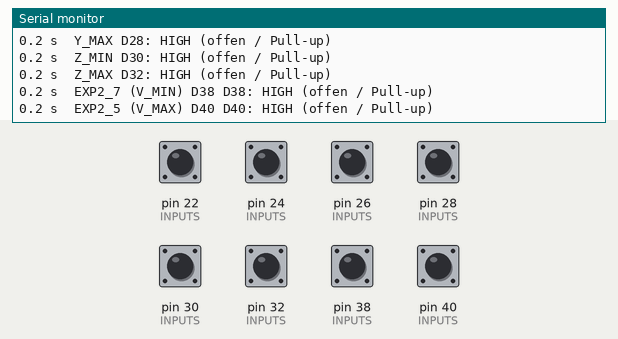
A sketch run on a simulated Arduino Mega 2560, built with avr-gcc and run on an emulated ATmega2560. On the bench: the last lines printed to the serial monitor. The inputs (shaded band) are chosen by the test bench; at power-on: pin 22 (INPUTS), pin 24 (INPUTS), pin 26 (INPUTS), pin 28 (INPUTS), pin 30 (INPUTS), pin 32 (INPUTS), pin 38 (INPUTS), pin 40 (INPUTS) HIGH.

Above: at 1.4 s.
1.5 s: pin 22 (INPUTS) pulled LOW for 0.15 s
At 1.88 s:
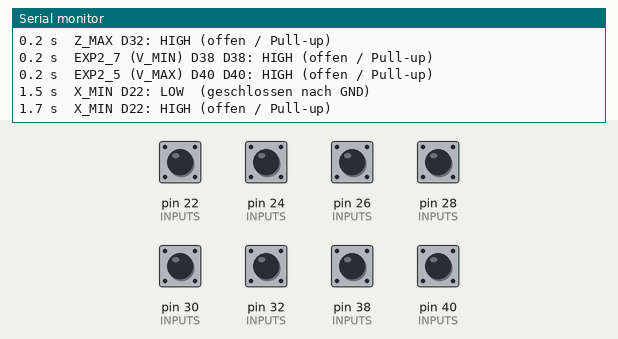
3.5 s: pin 24 (INPUTS) pulled LOW for 0.15 s
At 3.88 s:
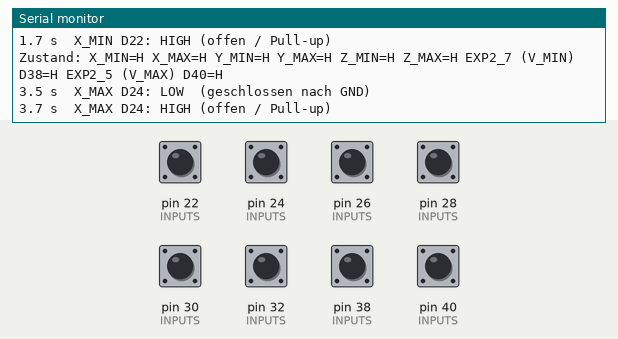
5.1 s: pin 26 (INPUTS) pulled LOW for 0.15 s
At 5.9 s:
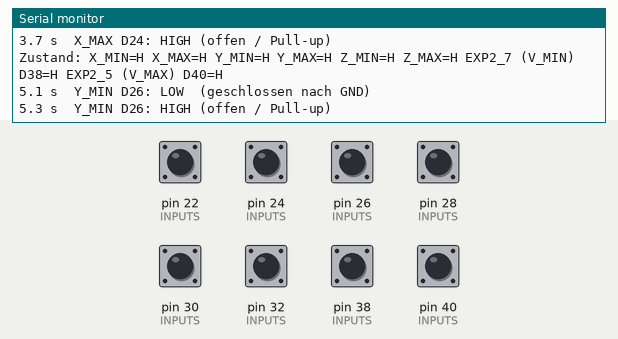
6.7 s: pin 28 (INPUTS) pulled LOW for 0.15 s
At 7.6 s:
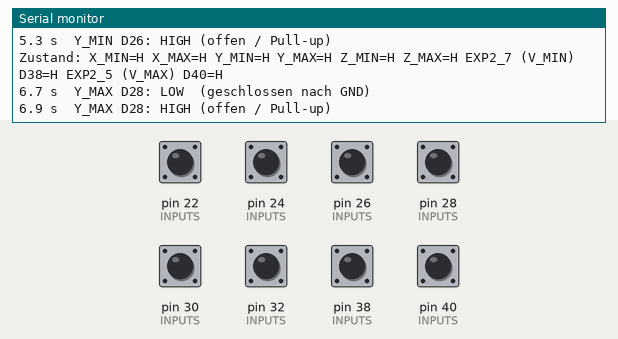
8.3 s: pin 30 (INPUTS) pulled LOW for 0.15 s
At 8.8 s:
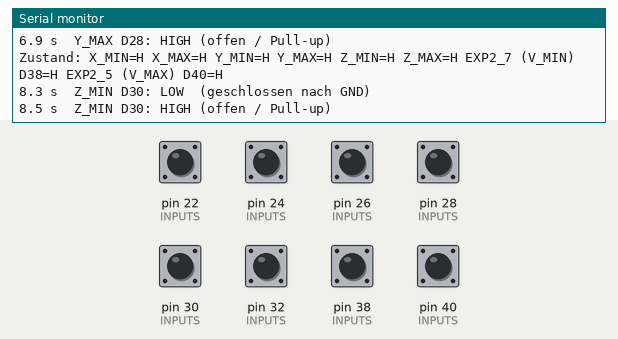
9.9 s: pin 32 (INPUTS) pulled LOW for 0.15 s
At 11.2 s:
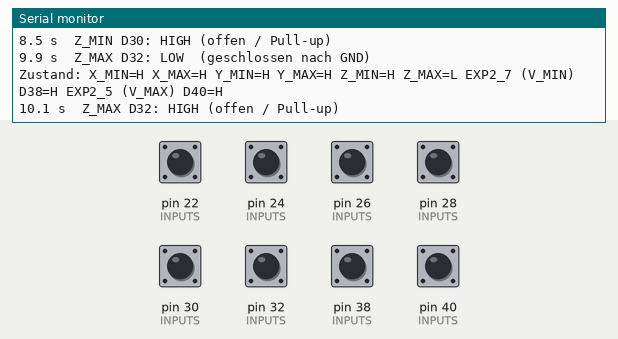

The sketch:

endstop_test.ino
```cpp
// Endschalter-Logger fuer die GT2560 Rev A+ (ATmega2560), Arduino IDE, Board "Arduino Mega 2560".
//
// Liest alle sechs Endstop-Stecker plus die beiden Ersatz-Eingaenge fuer V
// (EXP2 Pin 7 = D38, EXP2 Pin 5 = D40, siehe docs/gt2560_pinout.md) mit
// internem Pull-up und meldet jede Aenderung auf 115200 Baud:
//
//   X_MIN D22: LOW  (geschlossen nach GND)      <- Schalter verbindet S mit GND
//   X_MIN D22: HIGH (offen / Pull-up)           <- Schalter offen oder an +5V
//
// Damit sieht man je Schalter: an welchem Stecker er haengt, ob er Oeffner
// oder Schliesser ist, und ob er ueberhaupt nach GND schaltet. Alle 2 s
// kommt eine Zeile mit dem Gesamtzustand. Danach grbl wieder flashen
// (firmware/grbl5x/build.sh flash).

struct Input { const char* name; uint8_t pin; };

const Input INPUTS[] = {
  {"X_MIN", 22}, {"X_MAX", 24},
  {"Y_MIN", 26}, {"Y_MAX", 28},
  {"Z_MIN", 30}, {"Z_MAX", 32},   // Z-Steckplatz = Achse U
  {"EXP2_7 (V_MIN) D38", 38}, {"EXP2_5 (V_MAX) D40", 40},
};
const uint8_t N = sizeof(INPUTS) / sizeof(INPUTS[0]);
uint8_t last[N];
unsigned long lastSummary = 0;

static const char* describe(uint8_t v) {
  return v == LOW ? "LOW  (geschlossen nach GND)" : "HIGH (offen / Pull-up)";
}

void setup() {
  Serial.begin(115200);
  for (uint8_t i = 0; i < N; i++) {
    pinMode(INPUTS[i].pin, INPUT_PULLUP);
    last[i] = 0xFF;
  }
  delay(200);
  Serial.println(F("endstop_test: Pull-up an, LOW = Schalter zieht nach GND"));
}

void summary() {
  Serial.print(F("Zustand:"));
  for (uint8_t i = 0; i < N; i++) {
    Serial.print(' ');
    Serial.print(INPUTS[i].name);
    Serial.print('=');
    Serial.print(digitalRead(INPUTS[i].pin) == LOW ? 'L' : 'H');
  }
  Serial.println();
}

void loop() {
  for (uint8_t i = 0; i < N; i++) {
    uint8_t v = digitalRead(INPUTS[i].pin);
    if (v != last[i]) {
      delay(5);                                  // entprellen
      if (digitalRead(INPUTS[i].pin) != v) continue;
      last[i] = v;
      Serial.print(millis() / 1000.0, 1);
      Serial.print(F(" s  "));
      Serial.print(INPUTS[i].name);
      Serial.print(F(" D"));
      Serial.print(INPUTS[i].pin);
      Serial.print(F(": "));
      Serial.println(describe(v));
    }
  }
  if (millis() - lastSummary > 2000) {
    lastSummary = millis();
    summary();
  }
}
```

main.cpp
```cpp
#include <Arduino.h>
// Endschalter-Logger fuer die GT2560 Rev A+ (ATmega2560), Arduino IDE, Board "Arduino Mega 2560".
//
// Liest alle sechs Endstop-Stecker plus die beiden Ersatz-Eingaenge fuer V
// (EXP2 Pin 7 = D38, EXP2 Pin 5 = D40, siehe docs/gt2560_pinout.md) mit
// internem Pull-up und meldet jede Aenderung auf 115200 Baud:
//
//   X_MIN D22: LOW  (geschlossen nach GND)      <- Schalter verbindet S mit GND
//   X_MIN D22: HIGH (offen / Pull-up)           <- Schalter offen oder an +5V
//
// Damit sieht man je Schalter: an welchem Stecker er haengt, ob er Oeffner
// oder Schliesser ist, und ob er ueberhaupt nach GND schaltet. Alle 2 s
// kommt eine Zeile mit dem Gesamtzustand. Danach grbl wieder flashen
// (firmware/grbl5x/build.sh flash).

struct Input { const char* name; uint8_t pin; };

const Input INPUTS[] = {
  {"X_MIN", 22}, {"X_MAX", 24},
  {"Y_MIN", 26}, {"Y_MAX", 28},
  {"Z_MIN", 30}, {"Z_MAX", 32},   // Z-Steckplatz = Achse U
  {"EXP2_7 (V_MIN) D38", 38}, {"EXP2_5 (V_MAX) D40", 40},
};
const uint8_t N = sizeof(INPUTS) / sizeof(INPUTS[0]);
uint8_t last[N];
unsigned long lastSummary = 0;

static const char* describe(uint8_t v) {
  return v == LOW ? "LOW  (geschlossen nach GND)" : "HIGH (offen / Pull-up)";
}

void setup() {
  Serial.begin(115200);
  for (uint8_t i = 0; i < N; i++) {
    pinMode(INPUTS[i].pin, INPUT_PULLUP);
    last[i] = 0xFF;
  }
  delay(200);
  Serial.println(F("endstop_test: Pull-up an, LOW = Schalter zieht nach GND"));
}

void summary() {
  Serial.print(F("Zustand:"));
  for (uint8_t i = 0; i < N; i++) {
    Serial.print(' ');
    Serial.print(INPUTS[i].name);
    Serial.print('=');
    Serial.print(digitalRead(INPUTS[i].pin) == LOW ? 'L' : 'H');
  }
  Serial.println();
}

void loop() {
  for (uint8_t i = 0; i < N; i++) {
    uint8_t v = digitalRead(INPUTS[i].pin);
    if (v != last[i]) {
      delay(5);                                  // entprellen
      if (digitalRead(INPUTS[i].pin) != v) continue;
      last[i] = v;
      Serial.print(millis() / 1000.0, 1);
      Serial.print(F(" s  "));
      Serial.print(INPUTS[i].name);
      Serial.print(F(" D"));
      Serial.print(INPUTS[i].pin);
      Serial.print(F(": "));
      Serial.println(describe(v));
    }
  }
  if (millis() - lastSummary > 2000) {
    lastSummary = millis();
    summary();
  }
}
```

Measured:
- after the input at 1.5 s, the serial monitor: prints a new line at once (image 1)
- after the input at 3.5 s, the serial monitor: prints a new line at once (image 2)
- after the input at 5.1 s, the serial monitor: prints a new line at once (image 3)
- after the input at 6.7 s, the serial monitor: prints a new line at once (image 4)
- after the input at 8.3 s, the serial monitor: prints a new line at once (image 5)
- after the input at 9.9 s, the serial monitor: prints a new line at once (image 6)
